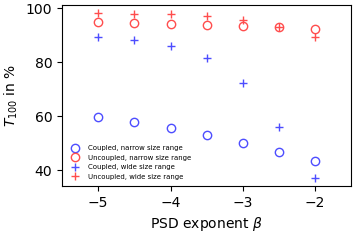

The Python source for this figure:
"""Script for plotting Figure S9 on the effect of different ranges of particles sizes,
and of different beta coefficients in particle size distributions on the transfer efficiency 
at 100m below euthrophic zone, part of the paper
"Sinking enhances the degradation of organic particle by marine bacteria"
Uria Alcolombri, François J. Peaudecerf, Vicente Fernandez, Lars Behrendt, Kang Soo Lee, Roman Stocker
Nature Geosciences (2021)

The main comparison is between a reference case with degradation rate without
flow and the feedback case where flow speed increases microbial degradation.

See caption of Figure S9 in Extended Data for more details.

This script also produces ancillary plots for each of the conditions studied, and saves the flux profiles to files.

Author: Francois Peaudecerf
Creation: 23.06.2020

History of modification
23.06.2020: creation from Figure 4 script.
04.07.2020: design into a sensitivity figure for range and beta
01.07.2021: editing for publication on Github
"""
# from __future__ import division
import numpy as np
import matplotlib.pyplot as plt
import matplotlib.gridspec as gridspec
import matplotlib as matplotlib
import sys,os
sys.path.append(os.path.realpath('..'))
import utils
from params import *
from dynamic_laws import *

########## Preamble ##############

# width of figure in mm
mm_w = 150
# height of figure in mm
mm_h = 120
 
def mm2inch(value):
    return value/25.4
 
# definition of fontsize
fs = 10
matplotlib.rcParams.update({'font.size': fs})
 
# linewidth
lw = 1.0
 
# pad on the outside of the gridspec box
pad = 0.2
 
# extension for figures
ext = 'png'
# ext = 'eps'

##### Computing the vertical fluxes #####

# we compute the results for the flux on a range of z
print('Computation for different size distributions')
print('Reference size R_0 = {:.2e} m'.format(R_0))
print('Minimum radius R_l = {:.2e} m'.format(R_l))
print('Maximum radius R_g = {:.2e} m'.format(R_g))
print('Initial depth z_0 = {:.0f} m'.format(z_0))
zfmax = 20*z_0
Nzf = 190
azf = np.linspace(z_0, zfmax, num=Nzf+1, endpoint=True)

# different exponents for the power law, without the minus sign
betas = np.linspace(2, 5, 7)
# two ranges of sizes, short and long 
R_ls = np.array([125.0,22.5])*1e-6 # in meters
R_gs = np.array([750.0,2500.0])*1e-6 # in meters
rangelabels = ['narrow','wide']
print('List of betas = ', betas)
print('min and max radii =',R_ls, R_gs)

### load if files exist ###
filename = 'T100s'
if os.path.isfile(filename + '.npy'):
    T100s = np.load(filename + '.npy',allow_pickle = True)  
    print('Transfer efficiencies at 100m loaded from file')
    print(' ')
else:

    T100s = np.zeros((betas.shape[0], R_ls.shape[0], 2)) # indexation in betas, range, coupled vs noncoupled

    ##### initialisation of temp variables
    FAm_temp_ref = []
    FAm_temp = []

    for i, beta in enumerate(betas):
        for j, label in enumerate(rangelabels):

            filename = "F_FigS9_beta_" + str(betas[i]) + "_range_" + rangelabels[j]
            filename2 = "FigS9_supplPlot_beta_" + str(betas[i]) + "_range_" + rangelabels[j]


            print('beta = ', beta)
            R_l = R_ls[j]
            R_g = R_gs[j]
            print('range of radii = {0:.2e} to {1:.2e} meters'.format(R_l, R_g))

            for zf in azf:
                print('zf = {:.0f} m'.format(zf))
                FAm_temp.append(FA_z_m_flowbis(zf, z_0, B, omega, gamma, gamma2, E, chi, rho_dry, delta, C, R_l, R_g, beta,R_0))
                FAm_temp_ref.append(FA_z_m_flow_refbis(zf, z_0, B, omega, gamma, E, chi, rho_dry, delta, C, R_l, R_g, beta,R_0))
            FAm_temp = np.asarray(FAm_temp)
            FAm_temp_ref = np.asarray(FAm_temp_ref)

            ### save to file ####
            np.save(filename, FAm_temp)
            np.save(filename + '_ref', FAm_temp_ref)

            ### Printing transfer efficiencies ###
            print('Computation of transfer efficiencies')
            T100s[i, j, 0] = FAm_temp[azf==200][0]/FAm_temp[0]
            T100s[i, j, 1] = FAm_temp_ref[azf==200][0]/FAm_temp_ref[0]

            print("T_100 coupled: %f" % T100s[i, j, 0])
            print("T_100 uncoupled: %f" % T100s[i, j, 1])
            print(FAm_temp[0], FAm_temp_ref[0])

            fig = plt.figure(figsize = (mm2inch(0.6*mm_w), mm2inch(0.5*mm_h))) 
            gs = gridspec.GridSpec(1,1)
            ax = fig.add_subplot(gs[0,0])

            ax.plot(FAm_temp/FAm_temp[0], azf, color = [0.4,0.4,1.0], linestyle = '-', marker = 'None', label = 'Coupled')
            ax.plot(FAm_temp_ref/FAm_temp[0],  azf,color = [1.0,0.4,0.4], linestyle = '-', marker = 'None', label='Uncoupled')

            ax.set_xlabel(r'Normalised dry mass flux $F(Z)/F(Z_0)$')
            ax.set_ylabel(r'Depth $Z \;(\mathrm{m})$')

            ax.invert_yaxis()
            ax.xaxis.tick_top()
            ax.xaxis.set_label_position('top') 
            ax.set_xlim([0,1.0])
            plt.legend(loc = 0, fontsize = 7.5, edgecolor = 'none')

            gs.tight_layout(fig, rect = [0.0, 0.0, 1.0, 1.0],  h_pad = 0.0, w_pad = 0.0, pad = pad) # pad corresponds to the padding around the subplot domain

            utils.save(filename2, ext=ext, close=True, verbose=True)

            FAm_temp_ref = []
            FAm_temp = []

    np.save('T100s', T100s)

# print(T100s[:,:,:])
attenuation = np.ones_like(T100s)-T100s
ratio = attenuation[:,:,0]/attenuation[:,:,1]
# print(ratio)

##### Plotting ######

fig = plt.figure(figsize = (mm2inch(0.6*mm_w), mm2inch(0.5*mm_h))) 
gs = gridspec.GridSpec(1,1)
ax = fig.add_subplot(gs[0,0])

ax.plot(- betas, 100*T100s[:,0,0], markeredgecolor = [0.3,0.3,1.0], markerfacecolor = 'none', linestyle = 'none', marker = 'o', label = 'Coupled, '+rangelabels[0] + ' size range')
ax.plot(- betas, 100*T100s[:,0,1], markeredgecolor = [1.0,0.3,0.3], markerfacecolor = 'none', linestyle = 'none', marker = 'o', label='Uncoupled, '+rangelabels[0] + ' size range')

ax.plot(- betas, 100*T100s[:,1,0], markeredgecolor = [0.3,0.3,1.0], markerfacecolor = [0.3,0.3,1.0], linestyle = 'none', marker = '+', label = 'Coupled, '+rangelabels[1] + ' size range')
ax.plot(- betas, 100*T100s[:,1,1], markeredgecolor = [1.0,0.3,0.3], markerfacecolor = 'none', linestyle = 'none', marker = '+', label='Uncoupled, '+rangelabels[1] + ' size range')

ax.set_xlabel(r'PSD exponent $\beta$')
ax.set_ylabel(r'$T_{100}$ in %')


# Setting axes limits
ax.set_xlim([-betas[-1]-0.5,-betas[0]+0.5])

plt.legend(loc = 0, fontsize = 5.0, edgecolor = 'none')

gs.tight_layout(fig, rect = [0.0, 0.0, 1.0, 1.0],  h_pad = 0.0, w_pad = 0.0, pad = pad)

# plt.show()
# plt.close()
# exit()
utils.save("FigureS9", ext = ext, close = True, verbose = True)




